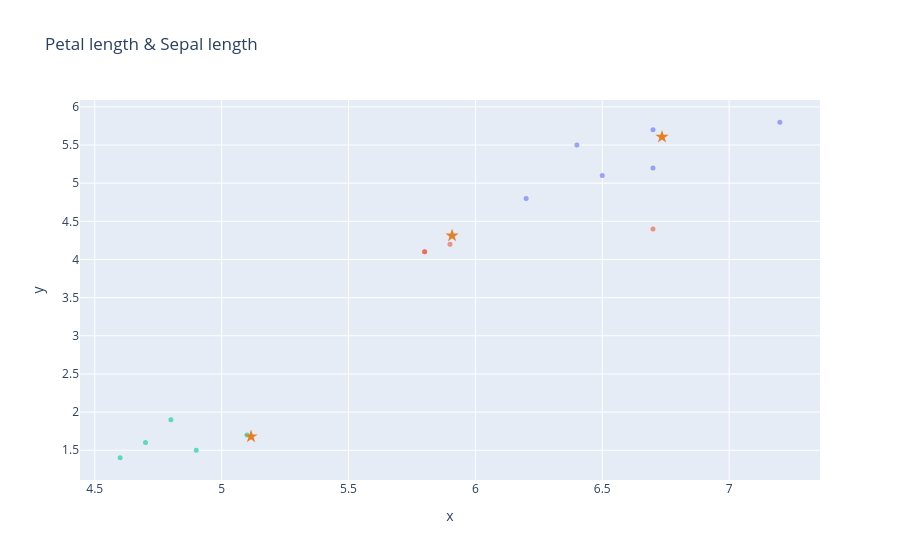

This figure's notebook cell:
### Code cell
fig = plot_dataframe(validation[:, [0, 2]], title='Blobs Dataset', label=y_validation)
for i, centroid in enumerate(centroids):
    fig = plot_centroid(fig, centroid[[0, 2]], colors=["#e67e22"], marker_size=10, symbol='star', name=f'Centroid {i+1}')
fig.update_layout(showlegend=False, title='Petal length & Sepal length')
fig.show()

### Figure 1 — Plotly figure (JSON) as saved in the notebook; plotly's stock layout.template omitted (floating-point values rounded to 4 significant figures)
{"data": [{"hovertemplate": "color=#f1948a<br>x=%{x}<br>y=%{y}<extra></extra>", "legendgroup": "#f1948a", "marker": {"color": "#636efa", "opacity": 0.6, "size": 5, "symbol": "circle"}, "mode": "markers", "name": "#f1948a", "orientation": "v", "showlegend": true, "type": "scatter", "x": [6.5, 6.7, 6.2, 6.4, 7.2, 6.7], "xaxis": "x", "y": [5.1, 5.2, 4.8, 5.5, 5.8, 5.7], "yaxis": "y"}, {"hovertemplate": "color=#82e0aa<br>x=%{x}<br>y=%{y}<extra></extra>", "legendgroup": "#82e0aa", "marker": {"color": "#EF553B", "opacity": 0.6, "size": 5, "symbol": "circle"}, "mode": "markers", "name": "#82e0aa", "orientation": "v", "showlegend": true, "type": "scatter", "x": [5.9, 5.8, 6.7, 5.8], "xaxis": "x", "y": [4.2, 4.1, 4.4, 4.1], "yaxis": "y"}, {"hovertemplate": "color=#f7dc6f<br>x=%{x}<br>y=%{y}<extra></extra>", "legendgroup": "#f7dc6f", "marker": {"color": "#00cc96", "opacity": 0.6, "size": 5, "symbol": "circle"}, "mode": "markers", "name": "#f7dc6f", "orientation": "v", "showlegend": true, "type": "scatter", "x": [5.1, 4.7, 4.6, 4.9, 4.8], "xaxis": "x", "y": [1.7, 1.6, 1.4, 1.5, 1.9], "yaxis": "y"}, {"marker": {"color": "#e67e22", "size": 10, "symbol": "star"}, "mode": "markers", "name": "Centroid 1", "type": "scatter", "x": [6.735], "y": [5.606]}, {"marker": {"color": "#e67e22", "size": 10, "symbol": "star"}, "mode": "markers", "name": "Centroid 2", "type": "scatter", "x": [5.116], "y": [1.68]}, {"marker": {"color": "#e67e22", "size": 10, "symbol": "star"}, "mode": "markers", "name": "Centroid 3", "type": "scatter", "x": [5.908], "y": [4.313]}], "layout": {"legend": {"title": {"text": "color"}, "tracegroupgap": 0}, "showlegend": false, "title": {"text": "Petal length & Sepal length"}, "xaxis": {"anchor": "y", "domain": [0, 1], "title": {"text": "x"}}, "yaxis": {"anchor": "x", "domain": [0, 1], "title": {"text": "y"}}}}
